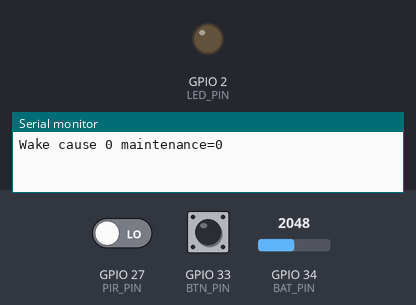
This sketch was run on a simulated ESP32. On the bench: output pins drawn as LEDs (lit = HIGH), the last lines printed to the serial monitor. The inputs (shaded band) are chosen by the test bench; at power-on: GPIO 27 (PIR_PIN) LOW, GPIO 33 (BTN_PIN) HIGH, GPIO 34 (BAT_PIN) = 2048. WiFi joins after 1.5 s; servers stay silent unless stated; uploads are accepted with an empty reply; the local clock reads 2024-03-15 10:24:30 at power-on unless the sketch sets it. At 32.7 s the program puts the board to deep sleep or switches it off; the recording ends there.

Above: at 0.1 s.
At 2.6 s:
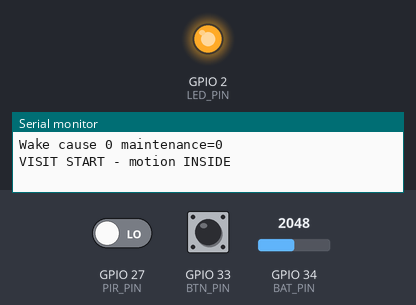
Timing chart, 0 to 32.7 s (numbered marks = the images above):
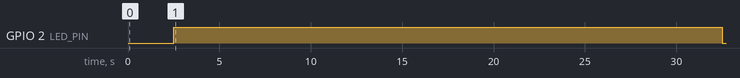

The sketch:

litter_tracker_battery_pir_inside_maintenance.ino
```cpp
// Litter Tracker - BATTERY + PIR INSIDE + MAINTENANCE MODE
// PIR INSIDE: only cat + cleanup hands trigger it. Outside motion is ignored by placement.
// Maintenance: press button to pause logging for 10 min during cleanup.
// Battery: ESP32 sleeps, wakes on PIR OR button.
//  - Button wake: toggle maintenance, save to RTC, go back to sleep
//  - PIR wake while maintenance ON: ignore, go back to sleep immediately
//  - PIR wake while maintenance OFF: stay awake until visit ends (30s no motion), POST once, sleep
#include <WiFi.h>
#include <HTTPClient.h>
#include <ArduinoJson.h>
#include <time.h>
#include "esp_sleep.h"

const char* WIFI_SSID = "YOUR_WIFI";
const char* WIFI_PASS = "YOUR_PASSWORD";
const char* SERVER_URL = "http://192.168.1.XX:8000";
const char* DEVICE_ID = "litter-01";

#define PIR_PIN 27
#define BTN_PIN 33
#define LED_PIN 2
#define BAT_PIN 34

RTC_DATA_ATTR bool maintenance = false;
RTC_DATA_ATTR unsigned long maintenanceUntilEpoch = 0; // unix time, survives sleep
RTC_DATA_ATTR bool waitingForExit = false; // not used in inside mode, kept for clarity

int MIN_VISIT_SEC = 8;
int END_AFTER_NO_MOTION_SEC = 30;
int MAINTENANCE_MINUTES = 10;

String isoNow() {
  struct tm t; if(!getLocalTime(&t)) return "";
  char buf[30]; strftime(buf, sizeof(buf), "%Y-%m-%dT%H:%M:%S", &t);
  return String(buf);
}
unsigned long epochNow() {
  struct tm t; if(!getLocalTime(&t)) return 0;
  return mktime(&t);
}
float readBattery() {
  int raw = analogRead(BAT_PIN);
  return raw / 4095.0 * 3.3 * 2.0;
}
bool postVisit(String startISO, String endISO, float durSec) {
  HTTPClient http; http.begin(String(SERVER_URL) + "/api/visit");
  http.addHeader("Content-Type","application/json");
  StaticJsonDocument<256> doc;
  doc["device_id"]=DEVICE_ID;
  doc["start_ts"]=startISO;
  doc["end_ts"]=endISO;
  doc["duration_sec"]=durSec;
  doc["battery_v"]=readBattery();
  String body; serializeJson(doc, body);
  int code = http.POST(body);
  Serial.printf("POST %d dur=%.0f batt=%.2fV\n", code, durSec, readBattery());
  http.end();
  return code>=200 && code<300;
}
void notifyMaintenance(bool on) {
  HTTPClient http; http.begin(String(SERVER_URL) + "/api/maintenance");
  http.addHeader("Content-Type","application/json");
  StaticJsonDocument<128> doc; doc["active"]=on; doc["minutes"]=MAINTENANCE_MINUTES; doc["source"]="esp32_button";
  String b; serializeJson(doc,b); http.POST(b); http.end();
}
void goToSleep() {
  Serial.println("Sleeping, wake on PIR or BTN...");
  Serial.flush();
  // Wake on PIR HIGH OR BTN LOW (button to GND)
  esp_sleep_enable_ext0_wakeup((gpio_num_t)PIR_PIN, 1);
  esp_sleep_enable_ext1_wakeup(1ULL << BTN_PIN, ESP_EXT1_WAKEUP_ALL_LOW);
  esp_deep_sleep_start();
}

void setup(){
  Serial.begin(115200);
  pinMode(PIR_PIN, INPUT);
  pinMode(BTN_PIN, INPUT_PULLUP);
  pinMode(LED_PIN, OUTPUT);
  esp_sleep_wakeup_cause_t cause = esp_sleep_get_wakeup_cause();
  Serial.printf("Wake cause %d maintenance=%d\n", cause, maintenance);

  WiFi.begin(WIFI_SSID, WIFI_PASS);
  int tries=0; while(WiFi.status()!=WL_CONNECTED && tries<20){ delay(500); tries++; }
  configTime(-21600, 3600, "pool.ntp.org");
  delay(1000);

  // Check if maintenance expired while sleeping
  if (maintenance && epochNow() > maintenanceUntilEpoch) {
    maintenance = false;
    Serial.println("Maintenance expired - logging resumed");
    notifyMaintenance(false);
  }

  // Button was pressed?
  if (cause == ESP_SLEEP_WAKEUP_EXT1 || digitalRead(BTN_PIN)==LOW) {
    // Toggle maintenance
    maintenance = !maintenance;
    if (maintenance) {
      maintenanceUntilEpoch = epochNow() + MAINTENANCE_MINUTES*60;
      Serial.printf("MAINTENANCE ON for %d min - PIR ignored\n", MAINTENANCE_MINUTES);
      digitalWrite(LED_PIN, HIGH);
      notifyMaintenance(true);
      delay(500); // avoid immediate re-trigger
    } else {
      Serial.println("MAINTENANCE OFF - logging resumed");
      notifyMaintenance(false);
    }
    goToSleep();
  }

  // PIR wake
  if (maintenance) {
    Serial.println("PIR fired during maintenance - IGNORED, back to sleep");
    goToSleep();
  }

  // Normal visit: stay awake until 30s no motion
  Serial.println("VISIT START - motion INSIDE");
  digitalWrite(LED_PIN, HIGH);
  String startISO = isoNow();
  unsigned long visitStart = millis();
  unsigned long lastMotion = millis();
  while (millis() - visitStart < 900000) { // 15 min cap
    if (digitalRead(PIR_PIN)==HIGH) lastMotion = millis();
    // Check button during visit - if pressed, cancel visit as maintenance
    if (digitalRead(BTN_PIN)==LOW) {
      Serial.println("Button pressed during visit - treating as maintenance, discarding visit");
      maintenance = true;
      maintenanceUntilEpoch = epochNow() + MAINTENANCE_MINUTES*60;
      notifyMaintenance(true);
      goToSleep();
    }
    if (millis() - lastMotion > (unsigned long)END_AFTER_NO_MOTION_SEC*1000) break;
    delay(200);
  }
  float dur = (millis()-visitStart)/1000.0;
  digitalWrite(LED_PIN, LOW);
  Serial.printf("VISIT END dur=%.0fs\n", dur);
  if (dur >= MIN_VISIT_SEC) postVisit(startISO, isoNow(), dur);
  goToSleep();
}
void loop(){}
```

Measured:
- by itself, GPIO 2 (LED_PIN): LOW → HIGH at 2.5 s, → LOW 30.0 s later
